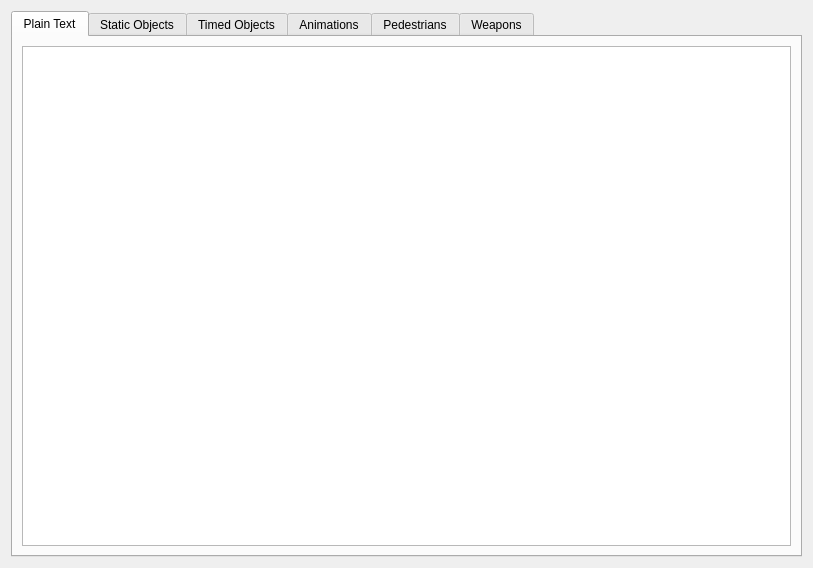
<?xml version="1.0" encoding="UTF-8"?>
<ui version="4.0">
 <class>IDEWidget</class>
 <widget class="QWidget" name="IDEWidget">
  <property name="geometry">
   <rect>
    <x>0</x>
    <y>0</y>
    <width>813</width>
    <height>568</height>
   </rect>
  </property>
  <property name="windowTitle">
   <string notr="true"/>
  </property>
  <layout class="QVBoxLayout" name="verticalLayout">
   <item>
    <widget class="QTabWidget" name="tabWidget">
     <property name="currentIndex">
      <number>0</number>
     </property>
     <widget class="QWidget" name="tab_5">
      <attribute name="title">
       <string>Plain Text</string>
      </attribute>
      <layout class="QHBoxLayout" name="horizontalLayout" stretch="1">
       <property name="sizeConstraint">
        <enum>QLayout::SetDefaultConstraint</enum>
       </property>
       <item>
        <widget class="QTextEdit" name="textEdit">
         <property name="sizePolicy">
          <sizepolicy hsizetype="Expanding" vsizetype="Expanding">
           <horstretch>1</horstretch>
           <verstretch>0</verstretch>
          </sizepolicy>
         </property>
         <property name="lineWrapMode">
          <enum>QTextEdit::NoWrap</enum>
         </property>
         <property name="readOnly">
          <bool>true</bool>
         </property>
        </widget>
       </item>
      </layout>
     </widget>
     <widget class="QWidget" name="tab">
      <attribute name="title">
       <string>Static Objects</string>
      </attribute>
      <layout class="QVBoxLayout" name="verticalLayout_2">
       <item>
        <widget class="QTableWidget" name="staticObjectTable">
         <attribute name="horizontalHeaderVisible">
          <bool>false</bool>
         </attribute>
         <attribute name="horizontalHeaderDefaultSectionSize">
          <number>100</number>
         </attribute>
         <attribute name="horizontalHeaderStretchLastSection">
          <bool>false</bool>
         </attribute>
         <attribute name="verticalHeaderVisible">
          <bool>false</bool>
         </attribute>
         <column>
          <property name="text">
           <string>ID</string>
          </property>
         </column>
         <column>
          <property name="text">
           <string>Model Name</string>
          </property>
         </column>
         <column>
          <property name="text">
           <string>TXD Name</string>
          </property>
         </column>
         <column>
          <property name="text">
           <string>Subobjects</string>
          </property>
         </column>
         <column>
          <property name="text">
           <string>Draw Distances</string>
          </property>
         </column>
         <column>
          <property name="text">
           <string>Flags</string>
          </property>
         </column>
        </widget>
       </item>
      </layout>
     </widget>
     <widget class="QWidget" name="tab_2">
      <attribute name="title">
       <string>Timed Objects</string>
      </attribute>
      <layout class="QVBoxLayout" name="verticalLayout_3">
       <item>
        <widget class="QTableWidget" name="timedObjectTable">
         <attribute name="horizontalHeaderVisible">
          <bool>false</bool>
         </attribute>
         <attribute name="horizontalHeaderDefaultSectionSize">
          <number>100</number>
         </attribute>
         <attribute name="horizontalHeaderStretchLastSection">
          <bool>false</bool>
         </attribute>
         <attribute name="verticalHeaderVisible">
          <bool>false</bool>
         </attribute>
         <column>
          <property name="text">
           <string>ID</string>
          </property>
         </column>
         <column>
          <property name="text">
           <string>Model Name</string>
          </property>
         </column>
         <column>
          <property name="text">
           <string>TXD Name</string>
          </property>
         </column>
         <column>
          <property name="text">
           <string>Subobjects</string>
          </property>
         </column>
         <column>
          <property name="text">
           <string>Draw Distances</string>
          </property>
         </column>
         <column>
          <property name="text">
           <string>Flags</string>
          </property>
         </column>
         <column>
          <property name="text">
           <string>Time On</string>
          </property>
         </column>
         <column>
          <property name="text">
           <string>Time Off</string>
          </property>
         </column>
        </widget>
       </item>
      </layout>
     </widget>
     <widget class="QWidget" name="tab_3">
      <attribute name="title">
       <string>Animations</string>
      </attribute>
      <layout class="QVBoxLayout" name="verticalLayout_4">
       <item>
        <widget class="QTableWidget" name="animationTable">
         <attribute name="horizontalHeaderVisible">
          <bool>false</bool>
         </attribute>
         <attribute name="horizontalHeaderDefaultSectionSize">
          <number>100</number>
         </attribute>
         <attribute name="horizontalHeaderStretchLastSection">
          <bool>false</bool>
         </attribute>
         <attribute name="verticalHeaderVisible">
          <bool>false</bool>
         </attribute>
         <column>
          <property name="text">
           <string>ID</string>
          </property>
         </column>
         <column>
          <property name="text">
           <string>Model Name</string>
          </property>
         </column>
         <column>
          <property name="text">
           <string>TXD Name</string>
          </property>
         </column>
         <column>
          <property name="text">
           <string>Animation Name</string>
          </property>
         </column>
         <column>
          <property name="text">
           <string>Draw Distance</string>
          </property>
         </column>
         <column>
          <property name="text">
           <string>Flags</string>
          </property>
         </column>
        </widget>
       </item>
      </layout>
     </widget>
     <widget class="QWidget" name="tab_4">
      <attribute name="title">
       <string>Pedestrians</string>
      </attribute>
      <layout class="QVBoxLayout" name="verticalLayout_5">
       <item>
        <widget class="QTableWidget" name="pedTable">
         <attribute name="horizontalHeaderVisible">
          <bool>false</bool>
         </attribute>
         <attribute name="horizontalHeaderDefaultSectionSize">
          <number>100</number>
         </attribute>
         <attribute name="horizontalHeaderStretchLastSection">
          <bool>false</bool>
         </attribute>
         <attribute name="verticalHeaderVisible">
          <bool>false</bool>
         </attribute>
         <column>
          <property name="text">
           <string>ID</string>
          </property>
         </column>
         <column>
          <property name="text">
           <string>Model Name</string>
          </property>
         </column>
         <column>
          <property name="text">
           <string>TXD Name</string>
          </property>
         </column>
         <column>
          <property name="text">
           <string>Default Ped Type</string>
          </property>
         </column>
         <column>
          <property name="text">
           <string>Behavior</string>
          </property>
         </column>
         <column>
          <property name="text">
           <string>Animation Group</string>
          </property>
         </column>
         <column>
          <property name="text">
           <string>Drivable Car Classes</string>
          </property>
         </column>
         <column>
          <property name="text">
           <string>Flags</string>
          </property>
         </column>
         <column>
          <property name="text">
           <string>Secondary Animation File</string>
          </property>
         </column>
         <column>
          <property name="text">
           <string>Preferred Radio 1</string>
          </property>
         </column>
         <column>
          <property name="text">
           <string>Preferred Radio 2</string>
          </property>
         </column>
         <column>
          <property name="text">
           <string>Voice File</string>
          </property>
         </column>
         <column>
          <property name="text">
           <string>Voice 1</string>
          </property>
         </column>
         <column>
          <property name="text">
           <string>Voice 2</string>
          </property>
         </column>
        </widget>
       </item>
      </layout>
     </widget>
     <widget class="QWidget" name="tab_6">
      <attribute name="title">
       <string>Weapons</string>
      </attribute>
      <layout class="QVBoxLayout" name="verticalLayout_7">
       <item>
        <widget class="QTableWidget" name="weaponTable">
         <attribute name="horizontalHeaderVisible">
          <bool>false</bool>
         </attribute>
         <attribute name="horizontalHeaderDefaultSectionSize">
          <number>100</number>
         </attribute>
         <attribute name="horizontalHeaderStretchLastSection">
          <bool>false</bool>
         </attribute>
         <attribute name="verticalHeaderVisible">
          <bool>false</bool>
         </attribute>
         <column>
          <property name="text">
           <string>ID</string>
          </property>
         </column>
         <column>
          <property name="text">
           <string>Model Name</string>
          </property>
         </column>
         <column>
          <property name="text">
           <string>TXD Name</string>
          </property>
         </column>
         <column>
          <property name="text">
           <string>Animation Name</string>
          </property>
         </column>
         <column>
          <property name="text">
           <string>Subobjects</string>
          </property>
         </column>
         <column>
          <property name="text">
           <string>Draw Distances</string>
          </property>
         </column>
         <column>
          <property name="text">
           <string>Flags</string>
          </property>
         </column>
        </widget>
       </item>
      </layout>
     </widget>
    </widget>
   </item>
  </layout>
 </widget>
 <resources/>
 <connections/>
</ui>
